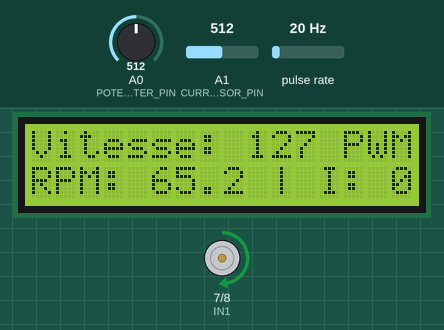
A sketch run on a simulated Arduino Uno, built with avr-gcc and run on an emulated ATmega328P. On the bench: 16×2 character LCD, motor-driver pin pairs drawn as motors (green arrow = first pin HIGH = forward, orange = second pin HIGH = backward, longer = more drive, scaled by the enable pin). Wiring (inferred from the names in the program): pulse sensor: data pin 2. The test bench sets the inputs (shaded band); at power-on: A0 (POTENTIOMETER_PIN) = 512, pulse rate 20 Hz, A1 (CURRENT_SENSOR_PIN) = 512.

Above: at 3.2 s.
3.3 s: A0 (POTENTIOMETER_PIN) set to 413
At 3.9 s:
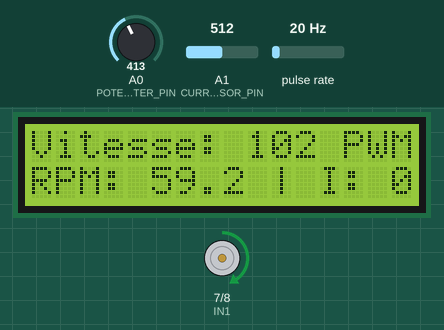
5.5 s: A0 (POTENTIOMETER_PIN) set to 393
At 6.4 s:
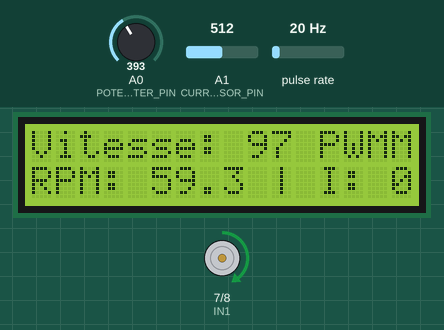
8.5 s: A0 (POTENTIOMETER_PIN) set to 44
At 9.0 s:
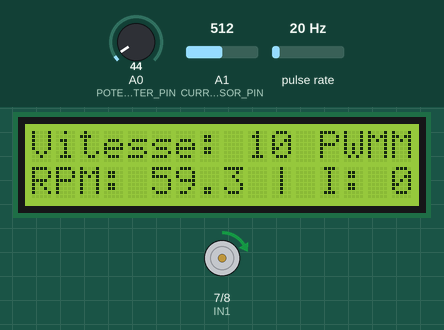
11.5 s: A0 (POTENTIOMETER_PIN) set to 37
At 12.7 s:
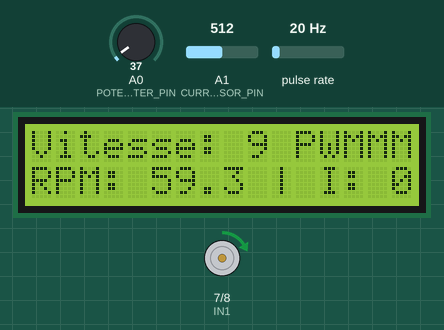
13.1 s: pulse rate (sensor on pin 2) set to 4 Hz
At 14.9 s:
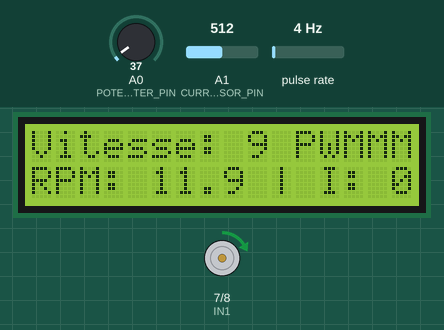
15.2 s: A1 (CURRENT_SENSOR_PIN) set to 716
At 16.8 s:
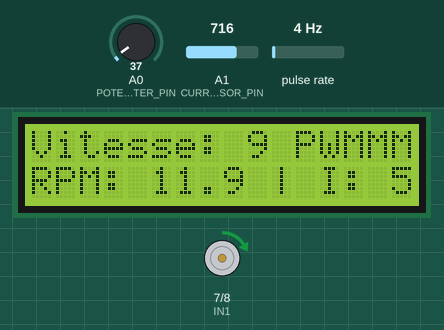
Timing chart, 0 to 18.2 s (numbered marks = the images above; inputs shaded):
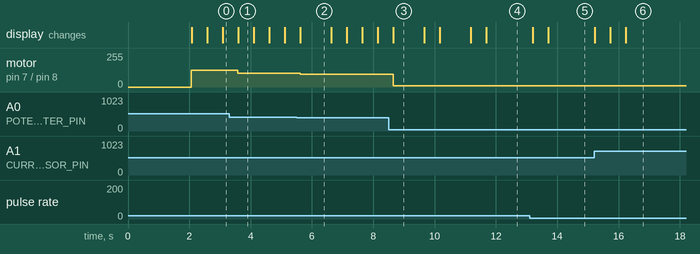

The sketch:

02_commande_moteur_lcd_capteurs.ino
```cpp
#include <LiquidCrystal.h>

// Initialisation de l'écran LCD (broches réaffectées)
LiquidCrystal lcd(3, 4, 5, 6, 10, 11);

// Définition des broches
#define POTENTIOMETER_PIN A0  // Potentiomètre
#define CURRENT_SENSOR_PIN A1 // Capteur ACS712
#define ENA 9                 // Broche PWM pour contrôle de vitesse
#define IN1 7                 // Direction du moteur
#define IN2 8                 // Direction du moteur
#define SPEED_SENSOR_PIN 2    // Capteur infrarouge

// Variables pour le capteur ACS712
const float ACS712_SENSITIVITY = 0.185; // Sensibilité pour 5A
const int ACS712_OFFSET = 512;          // Valeur moyenne à 0A

// Variables pour le capteur de vitesse
volatile unsigned int pulseCount = 0; // Nombre d'impulsions
float motorRPM = 0.0;                 // RPM du moteur

void countPulse();
float calculateRPM();
float readCurrent();

void setup() {
  // Configuration des broches
  pinMode(ENA, OUTPUT);
  pinMode(IN1, OUTPUT);
  pinMode(IN2, OUTPUT);
  pinMode(SPEED_SENSOR_PIN, INPUT_PULLUP);

  // Configuration de l'interruption pour le capteur de vitesse
  attachInterrupt(digitalPinToInterrupt(SPEED_SENSOR_PIN), countPulse, FALLING);

  // Initialisation de l'écran LCD
  lcd.begin(16, 2); // Écran de 16 colonnes et 2 lignes
  lcd.print("Controle moteur");
  delay(2000);
  lcd.clear();

  // Initialisation du moteur
  digitalWrite(IN1, LOW);
  digitalWrite(IN2, LOW);
  analogWrite(ENA, 0);
}

void loop() {
  // Lecture du potentiomètre et contrôle du moteur
  int potValue = analogRead(POTENTIOMETER_PIN);    // Lecture du potentiomètre (0 à 1023)
  int motorSpeed = map(potValue, 0, 1023, 0, 255); // Conversion en 0-255
  analogWrite(ENA, motorSpeed);

  // Définir la direction du moteur
  digitalWrite(IN1, HIGH);
  digitalWrite(IN2, LOW);

  // Calcul de la vitesse du moteur
  motorRPM = calculateRPM();

  // Lecture de l'intensité du moteur
  float current = readCurrent();

  // Affichage sur l'écran LCD
  lcd.setCursor(0, 0);
  lcd.print("Vitesse: ");
  lcd.print(motorSpeed);
  lcd.print(" PWM");
  lcd.setCursor(0, 1);
  lcd.print("RPM: ");
  lcd.print(motorRPM, 1); // Une décimale
  lcd.print(" | I: ");
  lcd.print(current, 2);  // Deux décimales
  lcd.print(" A");

  delay(500); // Pause pour actualisation
}

// Fonction pour compter les impulsions du capteur de vitesse
void countPulse() {
  pulseCount++;
}

// Fonction pour calculer la vitesse en RPM
float calculateRPM() {
  static unsigned long lastTime = 0;
  unsigned long currentTime = millis();
  unsigned int pulses;

  // Calculer le temps écoulé et les impulsions détectées
  noInterrupts();
  pulses = pulseCount;
  pulseCount = 0;
  interrupts();

  unsigned long timeElapsed = currentTime - lastTime;
  lastTime = currentTime;

  if (timeElapsed > 0) {
    return (pulses / 20.0) * (60000.0 / timeElapsed); // Conversion en RPM (20 trous)
  } else {
    return 0.0; // Si aucune impulsion détectée
  }
}

// Fonction pour lire l'intensité avec le capteur ACS712
float readCurrent() {
  int sensorValue = analogRead(CURRENT_SENSOR_PIN);
  return (sensorValue - ACS712_OFFSET) * (5.0 / 1024.0) / ACS712_SENSITIVITY;
}
```

Measured:
- the behaviour switches between 402 and 401 on A0 (POTENTIOMETER_PIN) (found by bisection; images 1 and 2)
- the behaviour switches between 41 and 40 on A0 (POTENTIOMETER_PIN) (found by bisection; images 3 and 4)
- after the input at 3.3 s, motor on pin 7 (IN1) / pin 8 (IN2): forward 127/255 → forward 102/255 after 0.29 s
- after the input at 5.5 s, motor on pin 7 (IN1) / pin 8 (IN2): forward 102/255 → forward 97/255 after 0.11 s; the display: changes after 0.12 s (image 2)
- after the input at 8.5 s, motor on pin 7 (IN1) / pin 8 (IN2): forward 97/255 → forward 10/255 after 0.15 s
- after the input at 11.5 s, motor on pin 7 (IN1) / pin 8 (IN2): forward 10/255 → forward 9/255 after 0.18 s; the display: changes after 0.19 s (image 4)
- after the input at 13.1 s, the display: first changes after 0.11 s (image 5 shows a later state)
- after the input at 15.2 s, the display: changes at once (image 6)
